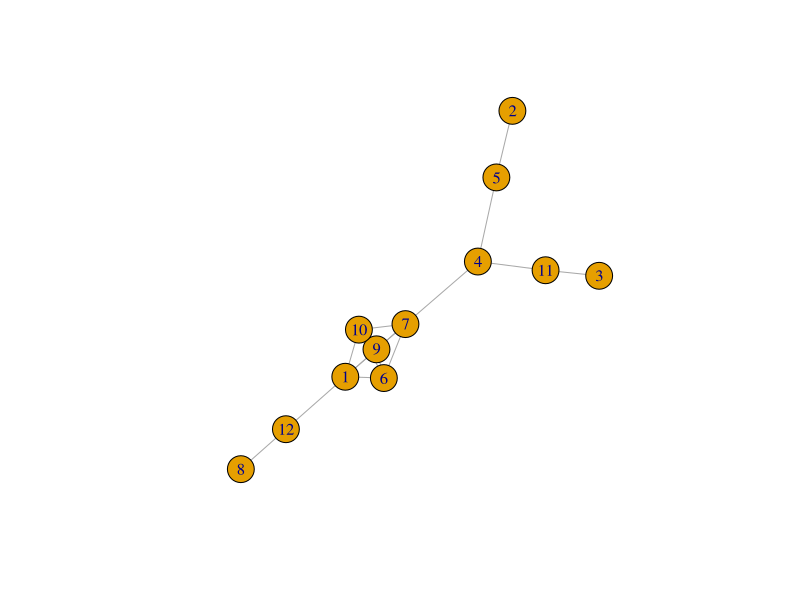
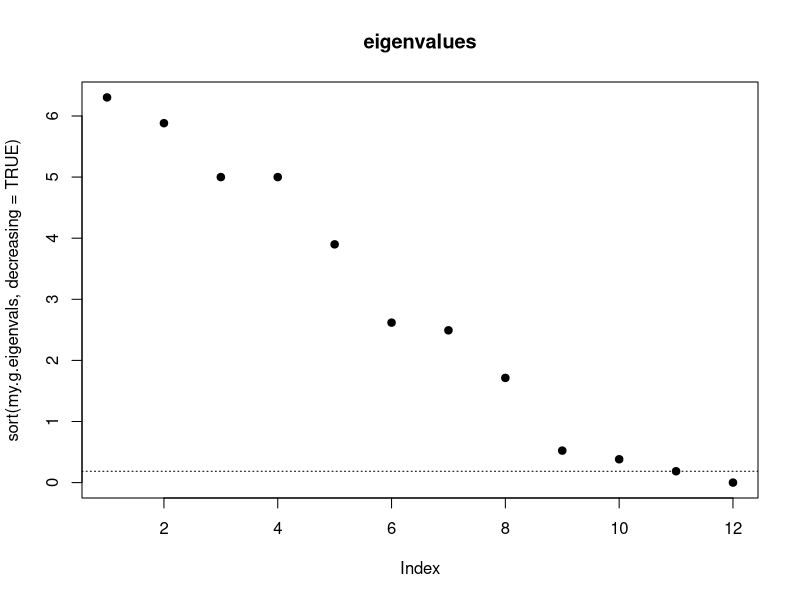

The R script that drew these images, in order:

# Laplacian and Fiedler eigenvector (Grindrod sec. 1.5-1.6)
# Stephen - 3/21/16

library(igraph)

force.clique <- function(clique.participants) {

    # The idiomatic R way, which doesn't work
    #   my.g[clique.participants, clique.participants] <<- 1
    #   for (i in clique.participants) my.g[i,i] <<- 0

    # The caveman way, which does.
    for (i in clique.participants) {
        for (j in clique.participants) {
            if (i != j) {
                my.g[i,j] <<- 1
            }
        }
    }
}


num.vertices <- 12
my.g <- erdos.renyi.game(num.vertices, .15, type="gnp", directed=FALSE, 
    loops=FALSE)

# Force a clique.
clique.participants <- sample(1:num.vertices,5)
cat("Forcing a clique among:",clique.participants,"\n")
force.clique(clique.participants)

plot(my.g)
num.components <- count_components(my.g)
cat("\nThere are",num.components,"components.\n")
readline("Press enter.")

my.g.adj <- as_adjacency_matrix(my.g)
cat("\nThe adjacency matrix:\n")
print(my.g.adj)
readline("Press enter.")

my.g.lap <- laplacian_matrix(my.g)
cat("\nThe Laplacian matrix:\n")
print(my.g.lap)
readline("Press enter.")

eigen.return <- eigen(my.g.lap)
my.g.eigenvals <- eigen.return$values
my.g.eigenvecs <- eigen.return$vectors

plot(sort(my.g.eigenvals,decreasing=TRUE),pch=19,main="eigenvalues")
fiedler.eigenval <- sort(my.g.eigenvals,decreasing=TRUE)[
    num.vertices - num.components]
fiedler.eigenvec <- my.g.eigenvecs[,num.vertices - num.components]
abline(h=fiedler.eigenval,lty="dotted")
cat("\nFiedler eigenvalue is ",fiedler.eigenval,".\n",sep="")
cat("\nThe Fiedler eigenvector is:\n")
print(round(fiedler.eigenvec,2))
readline("Press enter.")

cat("\nThe permuted matrix, according to Fiedler eigenvector, is:\n")
print(my.g.adj[order(fiedler.eigenvec),order(fiedler.eigenvec)])

